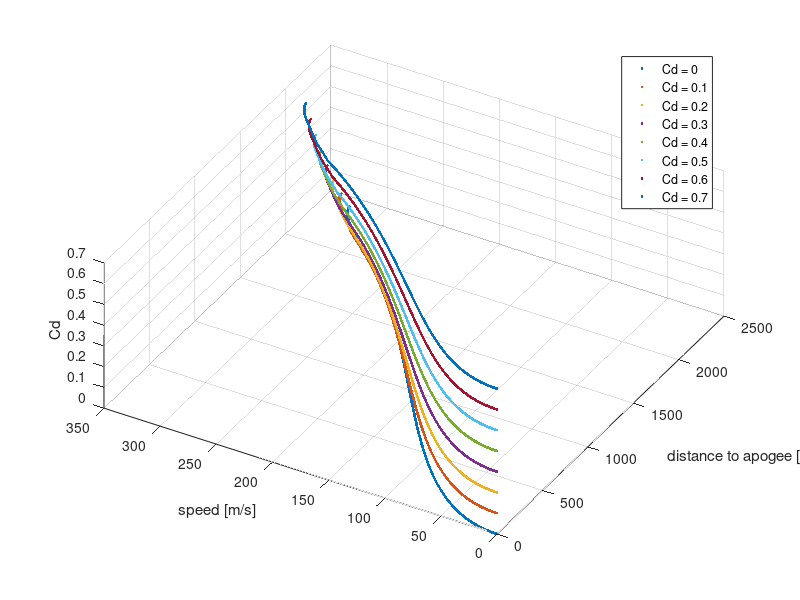
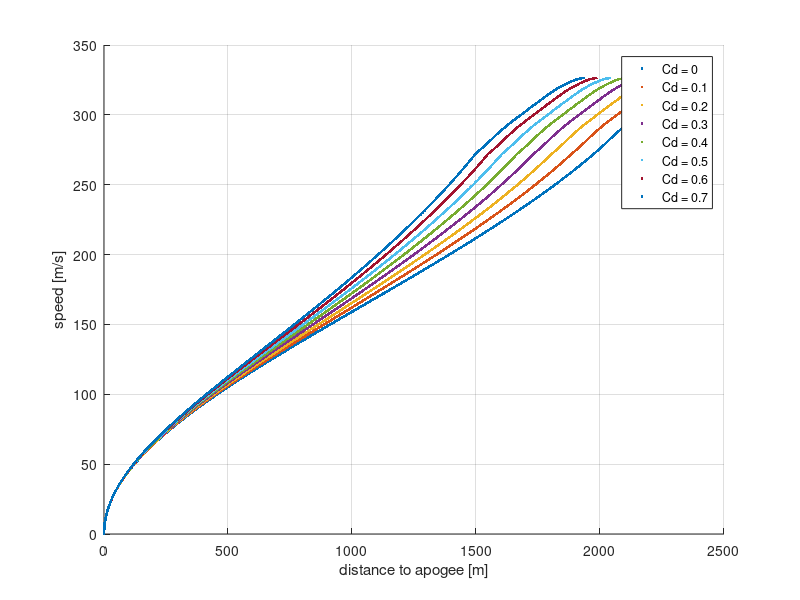

Write MATLAB code to recreate these figures, in order.
clc
clear all
close all

load('Cd0.mat')
load('Cd01.mat')
load('Cd02.mat')
load('Cd03.mat')
load('Cd04.mat')
load('Cd05.mat')
load('Cd06.mat')
load('Cd07.mat')
% load('Cd08.mat')
% load('Cd09.mat')
% load('Cd1.mat')

[~,I] = max(s0 );J = find(s0 <0,1); s0  = s0 (I:J-1); h0  = h0 (I:J-1);
[~,I] = max(s01);J = find(s01<0,1); s01 = s01(I:J-1); h01 = h01(I:J-1);
[~,I] = max(s02);J = find(s02<0,1); s02 = s02(I:J-1); h02 = h02(I:J-1);
[~,I] = max(s03);J = find(s03<0,1); s03 = s03(I:J-1); h03 = h03(I:J-1);
[~,I] = max(s04);J = find(s04<0,1); s04 = s04(I:J-1); h04 = h04(I:J-1);
[~,I] = max(s05);J = find(s05<0,1); s05 = s05(I:J-1); h05 = h05(I:J-1);
[~,I] = max(s06);J = find(s06<0,1); s06 = s06(I:J-1); h06 = h06(I:J-1);
[~,I] = max(s07);J = find(s07<0,1); s07 = s07(I:J-1); h07 = h07(I:J-1);
% [~,I] = max(s08); s08 = s08(I:end); h08 = h08(I:end);
% [~,I] = max(s09); s09 = s09(I:end); h09 = h09(I:end);
% [~,I] = max(s1 ); s1  = s1 (I:end); h1  = h1 (I:end);


cd0 = 0*ones(length(s0),1);
cd01 = 0.1*ones(length(s01),1);
cd02 = 0.2*ones(length(s02),1);
cd03 = 0.3*ones(length(s03),1);
cd04 = 0.4*ones(length(s04),1);
cd05 = 0.5*ones(length(s05),1);
cd06 = 0.6*ones(length(s06),1);
cd07 = 0.7*ones(length(s07),1);
% cd08 = 0.8*ones(length(s08),1);
% cd09 = 0.8*ones(length(s09),1);
% cd1 = ones(length(s1),1);

hold on
grid on
scatter3(h0,s0,cd0,'.');
scatter3(h01,s01,cd01,'.');
scatter3(h02,s02,cd02,'.');
scatter3(h03,s03,cd03,'.');
scatter3(h04,s04,cd04,'.');
scatter3(h05,s05,cd05,'.');
scatter3(h06,s06,cd06,'.');
scatter3(h07,s07,cd07,'.');
% scatter3(h08,s08,cd08,'.');
% scatter3(h09,s09,cd09,'.');
% scatter3(h1,s1,cd1,'.');
view(-60,60)

legend('Cd = 0','Cd = 0.1','Cd = 0.2','Cd = 0.3','Cd = 0.4','Cd = 0.5','Cd = 0.6','Cd = 0.7') 
xlabel('distance to apogee [m]')
ylabel('speed [m/s]')
zlabel('Cd')

%%
figure
hold on
grid on
scatter(h0,s0,'.');
scatter(h01,s01,'.');
scatter(h02,s02,'.');
scatter(h03,s03,'.');
scatter(h04,s04,'.');
scatter(h05,s05,'.');
scatter(h06,s06,'.');
scatter(h07,s07,'.');
% scatter(h08,s08,cd08,'.');
% scatter(h09,s09,cd09,'.');
% scatter(h1,s1,cd1,'.');

legend('Cd = 0','Cd = 0.1','Cd = 0.2','Cd = 0.3','Cd = 0.4','Cd = 0.5','Cd = 0.6','Cd = 0.7') 
xlabel('distance to apogee [m]')
ylabel('speed [m/s]')

%% resample

Cd = [0 .1 .2 .3 .4 .5 .6 .7]
vmax = min([max(s0) max(s01) max(s02) max(s03) max(s04) max(s05) max(s06) max(s07)]);
vmin = 0;

v = vmin:1:vmax;
table(:,1) = interp1(s0, h0, v)';
table(:,2) = interp1(s01, h01, v)';
table(:,3) = interp1(s02, h02, v)';
table(:,4) = interp1(s03, h03, v)';
table(:,5) = interp1(s04, h04, v)';
table(:,6) = interp1(s05, h05, v)';
table(:,7) = interp1(s06, h06, v)';
table(:,8) = interp1(s07, h07, v)';
table(isnan(table)) = 0;

%% test

currentV = 160;
currentH = 100;

iv = find(v>currentV,1,'first');
'closest higher speed in the table:'
v(iv)
'heigth available:'
table(iv,:)
iCd = find(table(iv,:)<currentH,1,'first')
if length(iCd) == 0
    iCd = 8;
end
'choosen heigth:'
table(iv,iCd)
'corresponding Cd:'
Cd(iCd)




